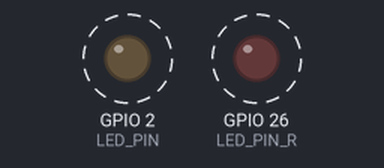
The sketch below on a simulated ESP32. On the bench: output pins drawn as LEDs (lit = HIGH). Dashed ring = blinking. What the sketch prints to the serial monitor is not drawn.

Above: at 0.2 s.
Timing chart, 0 to 3.0 s (numbered marks = the images above):
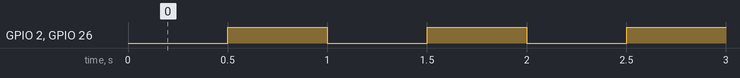

The sketch:

_3main.ino
```cpp
#define LED_PIN 2
#define LED_PIN_R 26

// 非阻塞延时变量
unsigned long previousMillis = 0;
// 闪烁间隔 500ms（1Hz 频率）
const long interval = 500;

// LED 当前状态
int ledState = LOW;

void setup() {
  // 初始化串口波特率
  Serial.begin(115200);
  // 设置LED引脚为输出模式
  pinMode(LED_PIN, OUTPUT);
  pinMode(LED_PIN_R, OUTPUT);

  // 开机提示
  Serial.println("LED 闪烁程序已启动");
  Serial.println("使用 millis() 非阻塞延时");
}

void loop() {
  // 获取系统当前时间
  unsigned long currentMillis = millis();

  // 判断时间间隔是否到达
  if (currentMillis - previousMillis >= interval) {
    // 更新上一次触发时间
    previousMillis = currentMillis;
    // 翻转LED状态
    ledState = !ledState;

    // 控制两个LED同步亮灭
    digitalWrite(LED_PIN, ledState);
    digitalWrite(LED_PIN_R, ledState);

    // 串口输出状态信息
    if (ledState == HIGH) {
      Serial.println("LED 状态：ON → 已点亮");
    } else {
      Serial.println("LED 状态：OFF → 已熄灭");
    }
  }
}
```

Measured:
- by itself, GPIO 2 (LED_PIN), GPIO 26 (LED_PIN_R): alternates HIGH for 0.50 s and LOW for 0.50 s
